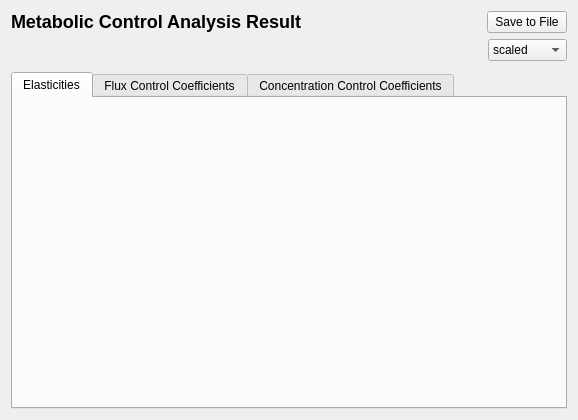
<?xml version="1.0" encoding="UTF-8"?>
<ui version="4.0">
<comment> Copyright (C) 2019 - 2021 by Pedro Mendes, Rector and Visitors of the </comment>
<comment> University of Virginia, University of Heidelberg, and University </comment>
<comment> of Connecticut School of Medicine. </comment>
<comment> All rights reserved. </comment>

<comment> Copyright (C) 2017 - 2018 by Pedro Mendes, Virginia Tech Intellectual </comment>
<comment> Properties, Inc., University of Heidelberg, and University of </comment>
<comment> of Connecticut School of Medicine. </comment>
<comment> All rights reserved. </comment>

<comment> Copyright (C) 2010 - 2016 by Pedro Mendes, Virginia Tech Intellectual </comment>
<comment> Properties, Inc., University of Heidelberg, and The University </comment>
<comment> of Manchester. </comment>
<comment> All rights reserved. </comment>

<comment> Copyright (C) 2008 - 2009 by Pedro Mendes, Virginia Tech Intellectual </comment>
<comment> Properties, Inc., EML Research, gGmbH, University of Heidelberg, </comment>
<comment> and The University of Manchester. </comment>
<comment> All rights reserved. </comment>

<comment> Copyright (C) 2004 - 2007 by Pedro Mendes, Virginia Tech Intellectual </comment>
<comment> Properties, Inc. and EML Research, gGmbH. </comment>
<comment> All rights reserved. </comment>

 <comment> All rights reserved. </comment>
 <class>CMCAResultSubwidget</class>
 <widget class="CopasiWidget" name="CMCAResultSubwidget">
  <property name="geometry">
   <rect>
    <x>0</x>
    <y>0</y>
    <width>578</width>
    <height>420</height>
   </rect>
  </property>
  <property name="windowTitle">
   <string>MCA Result Window</string>
  </property>
  <layout class="QVBoxLayout" name="verticalLayout">
   <item>
    <layout class="QHBoxLayout" name="horizontalLayout">
     <item>
      <widget class="QLabel" name="mpLblResult">
       <property name="sizePolicy">
        <sizepolicy hsizetype="MinimumExpanding" vsizetype="Preferred">
         <horstretch>0</horstretch>
         <verstretch>0</verstretch>
        </sizepolicy>
       </property>
       <property name="text">
        <string>&lt;!DOCTYPE HTML PUBLIC &quot;-//W3C//DTD HTML 4.0//EN&quot; &quot;http://www.w3.org/TR/REC-html40/strict.dtd&quot;&gt;
&lt;html&gt;&lt;head&gt;&lt;meta name=&quot;qrichtext&quot; content=&quot;1&quot; /&gt;&lt;style type=&quot;text/css&quot;&gt;
p, li { white-space: pre-wrap; }
&lt;/style&gt;&lt;/head&gt;&lt;body style=&quot; font-family:'Lucida Grande'; font-size:13pt; font-weight:400; font-style:normal;&quot;&gt;
&lt;p style=&quot; margin-top:16px; margin-bottom:12px; margin-left:0px; margin-right:0px; -qt-block-indent:0; text-indent:0px;&quot;&gt;&lt;span style=&quot; font-size:x-large; font-weight:600;&quot;&gt;Metabolic Control Analysis Result&lt;/span&gt;&lt;/p&gt;&lt;/body&gt;&lt;/html&gt;</string>
       </property>
      </widget>
     </item>
     <item>
      <widget class="QPushButton" name="mSaveButton">
       <property name="sizePolicy">
        <sizepolicy hsizetype="Fixed" vsizetype="Fixed">
         <horstretch>0</horstretch>
         <verstretch>0</verstretch>
        </sizepolicy>
       </property>
       <property name="text">
        <string>Save to File</string>
       </property>
      </widget>
     </item>
    </layout>
   </item>
   <item>
    <layout class="QHBoxLayout">
     <item>
      <widget class="QLabel" name="mTopLabel">
       <property name="text">
        <string/>
       </property>
       <property name="wordWrap">
        <bool>false</bool>
       </property>
      </widget>
     </item>
     <item>
      <widget class="QComboBox" name="mComboScale">
       <property name="sizePolicy">
        <sizepolicy hsizetype="Fixed" vsizetype="Fixed">
         <horstretch>0</horstretch>
         <verstretch>0</verstretch>
        </sizepolicy>
       </property>
       <item>
        <property name="text">
         <string>scaled</string>
        </property>
       </item>
       <item>
        <property name="text">
         <string>unscaled</string>
        </property>
       </item>
      </widget>
     </item>
    </layout>
   </item>
   <item>
    <spacer name="verticalSpacer">
     <property name="orientation">
      <enum>Qt::Vertical</enum>
     </property>
     <property name="sizeType">
      <enum>QSizePolicy::Fixed</enum>
     </property>
     <property name="sizeHint" stdset="0">
      <size>
       <width>20</width>
       <height>5</height>
      </size>
     </property>
    </spacer>
   </item>
   <item>
    <widget class="QTabWidget" name="mTabWidget">
     <widget class="QWidget" name="tab0">
      <attribute name="title">
       <string>Elasticities</string>
      </attribute>
      <layout class="QHBoxLayout">
       <property name="margin">
        <number>0</number>
       </property>
       <item>
        <widget class="CQArrayAnnotationsWidget" name="mpArrayElasticities" native="true"/>
       </item>
      </layout>
     </widget>
     <widget class="QWidget" name="tab1">
      <attribute name="title">
       <string>Flux Control Coefficients</string>
      </attribute>
      <layout class="QHBoxLayout">
       <property name="margin">
        <number>0</number>
       </property>
       <item>
        <widget class="CQArrayAnnotationsWidget" name="mpArrayFCC" native="true"/>
       </item>
      </layout>
     </widget>
     <widget class="QWidget" name="TabPage">
      <attribute name="title">
       <string>Concentration Control Coefficients</string>
      </attribute>
      <layout class="QHBoxLayout">
       <property name="margin">
        <number>0</number>
       </property>
       <item>
        <widget class="CQArrayAnnotationsWidget" name="mpArrayCCC" native="true"/>
       </item>
      </layout>
     </widget>
    </widget>
   </item>
  </layout>
 </widget>
 <layoutdefault spacing="6" margin="11"/>
 <customwidgets>
  <customwidget>
   <class>CQArrayAnnotationsWidget</class>
   <extends>QWidget</extends>
   <header>copasi/UI/CQArrayAnnotationsWidget.h</header>
  </customwidget>
  <customwidget>
   <class>CopasiWidget</class>
   <extends>QWidget</extends>
   <header>copasi/UI/copasiWidget.h</header>
   <container>1</container>
  </customwidget>
 </customwidgets>
 <includes>
  <include location="local">copasi/UI/CQArrayAnnotationsWidget.h</include>
 </includes>
 <resources/>
 <connections>
  <connection>
   <sender>mComboScale</sender>
   <signal>activated(int)</signal>
   <receiver>CMCAResultSubwidget</receiver>
   <slot>slotScaled()</slot>
   <hints>
    <hint type="sourcelabel">
     <x>20</x>
     <y>20</y>
    </hint>
    <hint type="destinationlabel">
     <x>20</x>
     <y>20</y>
    </hint>
   </hints>
  </connection>
  <connection>
   <sender>mSaveButton</sender>
   <signal>clicked()</signal>
   <receiver>CMCAResultSubwidget</receiver>
   <slot>slotSave()</slot>
   <hints>
    <hint type="sourcelabel">
     <x>20</x>
     <y>20</y>
    </hint>
    <hint type="destinationlabel">
     <x>20</x>
     <y>20</y>
    </hint>
   </hints>
  </connection>
 </connections>
  <slots>
    <slot>slotSave()</slot>
    <slot>slotScaled()</slot>
  </slots>
</ui>
